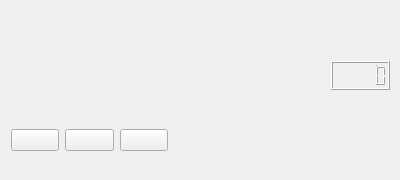
<?xml version="1.0" encoding="UTF-8"?>
<ui version="4.0">
 <class>MainWindow</class>
 <widget class="QMainWindow" name="MainWindow">
  <property name="geometry">
   <rect>
    <x>0</x>
    <y>0</y>
    <width>400</width>
    <height>180</height>
   </rect>
  </property>
  <property name="windowTitle">
   <string>MainWindow</string>
  </property>
  <widget class="QWidget" name="centralWidget">
   <widget class="QWidget" name="verticalLayoutWidget">
    <property name="geometry">
     <rect>
      <x>0</x>
      <y>50</y>
      <width>321</width>
      <height>51</height>
     </rect>
    </property>
    <layout class="QVBoxLayout" name="vLayoutAvancement"/>
   </widget>
   <widget class="QWidget" name="horizontalLayoutWidget">
    <property name="geometry">
     <rect>
      <x>0</x>
      <y>100</y>
      <width>179</width>
      <height>80</height>
     </rect>
    </property>
    <layout class="QHBoxLayout" name="hLayoutBoutons">
     <item>
      <widget class="QPushButton" name="btnPlay">
       <property name="text">
        <string/>
       </property>
       <property name="icon">
        <iconset>
         <normaloff>img_lecteur/jouer-a-droite-fleche-icone-6822-32.png</normaloff>img_lecteur/jouer-a-droite-fleche-icone-6822-32.png</iconset>
       </property>
      </widget>
     </item>
     <item>
      <widget class="QPushButton" name="btnPause">
       <property name="text">
        <string/>
       </property>
       <property name="icon">
        <iconset>
         <normaloff>img_lecteur/pause-icone-4803-32.png</normaloff>img_lecteur/pause-icone-4803-32.png</iconset>
       </property>
      </widget>
     </item>
     <item>
      <widget class="QPushButton" name="btnStop">
       <property name="text">
        <string/>
       </property>
       <property name="icon">
        <iconset>
         <normaloff>img_lecteur/arreter-icone-7083-32.png</normaloff>img_lecteur/arreter-icone-7083-32.png</iconset>
       </property>
      </widget>
     </item>
    </layout>
   </widget>
   <widget class="QWidget" name="horizontalLayoutWidget_2">
    <property name="geometry">
     <rect>
      <x>240</x>
      <y>100</y>
      <width>160</width>
      <height>80</height>
     </rect>
    </property>
    <layout class="QHBoxLayout" name="hLayoutVolume">
     <item>
      <widget class="QLabel" name="label">
       <property name="text">
        <string/>
       </property>
       <property name="pixmap">
        <pixmap>img_lecteur/joueur-volume-icone-9860-32.png</pixmap>
       </property>
      </widget>
     </item>
    </layout>
   </widget>
   <widget class="QWidget" name="verticalLayoutWidget_2">
    <property name="geometry">
     <rect>
      <x>320</x>
      <y>50</y>
      <width>81</width>
      <height>51</height>
     </rect>
    </property>
    <layout class="QVBoxLayout" name="vLayoutTemps">
     <item>
      <widget class="QLCDNumber" name="lcdNumber"/>
     </item>
    </layout>
   </widget>
   <widget class="QWidget" name="formLayoutWidget">
    <property name="geometry">
     <rect>
      <x>0</x>
      <y>0</y>
      <width>401</width>
      <height>51</height>
     </rect>
    </property>
    <layout class="QFormLayout" name="fLayoutVideo"/>
   </widget>
  </widget>
 </widget>
 <layoutdefault spacing="6" margin="11"/>
 <resources/>
 <connections/>
</ui>
